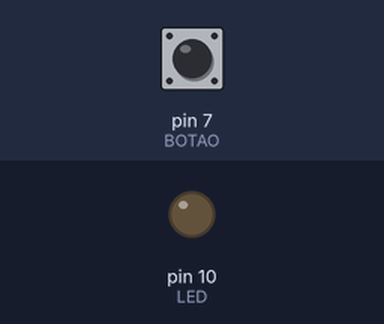
The sketch below on a simulated Arduino Uno, built with avr-gcc and run on an emulated ATmega328P. Shown: output pins drawn as LEDs (lit = HIGH). Inputs (shaded band) come from the test bench; at power-on: pin 7 (BOTAO) HIGH.

Above: at 1.2 s.
1.3 s: pin 7 (BOTAO) pulled LOW for 0.15 s
At 1.9 s:
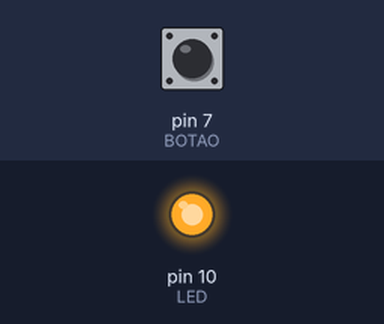
2.9 s: pin 7 (BOTAO) pulled LOW for 1 s
At 4.4 s:
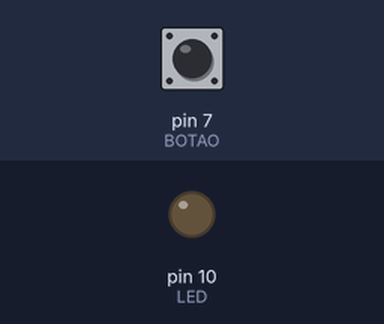
5.4 s: pin 7 (BOTAO) pulled LOW for 3.2 s
At 6.3 s:
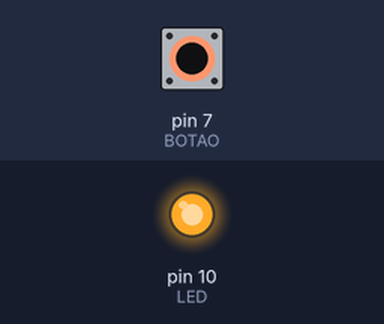
Timing chart, 0 to 8.4 s (numbered marks = the images above; inputs shaded):
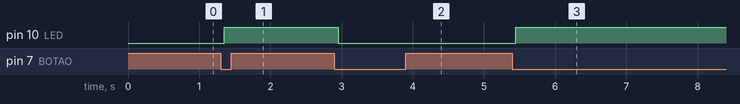

Measured:
- after the input at 1.3 s, pin 10 (LED): LOW → HIGH after 0.05 s
- after the input at 2.9 s, pin 10 (LED): HIGH → LOW after 0.05 s
- after the input at 5.4 s, pin 10 (LED): LOW → HIGH after 0.05 s

The sketch:

Ligar_e_Desligar_LED_com_Botao.ino
```cpp
//NOME LIGAR E DESLIGAR LED COM BOTAO
//CURSO SIGNAL SPARK
//AUTOR JOSE LUIZ RYBARCZYK FILHO

// DEFINE BOTAO COMO PORTA 7
#define BOTAO 7

// DEFINE LED COMO PORTA 10
#define LED 10

// DEFINE ESTADO DO LED
bool ESTADO_LED = LOW;

void setup() {
  // CONFIGURAÇÃO DA PORTA 7 PARA LER O ESTADO DO BOTAO
  pinMode(BOTAO, INPUT_PULLUP);

  // CONFIGURAÇÃO DA PORTA 10 COMO SAÍDA
  pinMode(LED, OUTPUT);

  // Inicializa o LED no estado definido
  digitalWrite(LED, ESTADO_LED);
}

void loop() {
  // AGUARDA O BOTAO SER PRESSIONADO
  while (digitalRead(BOTAO) == HIGH) {
    // LOOP VAZIO
  }

  // ESPERA UNS 50 MILISSEGUNDOS
   delay(50);

  // ALTERNA O ESTADO DO LED
  if (ESTADO_LED == LOW) {

    ESTADO_LED = HIGH;

  } else {

    ESTADO_LED = LOW;

  }

  digitalWrite(LED, ESTADO_LED);

  // ESPERA O BOTAO SER SOLTO
  while (digitalRead(BOTAO) == LOW) {
    // LOOP VAZIO
  }

  // ESPERA UNS 50 MILISSEGUNDOS
  delay(50);
}
```
